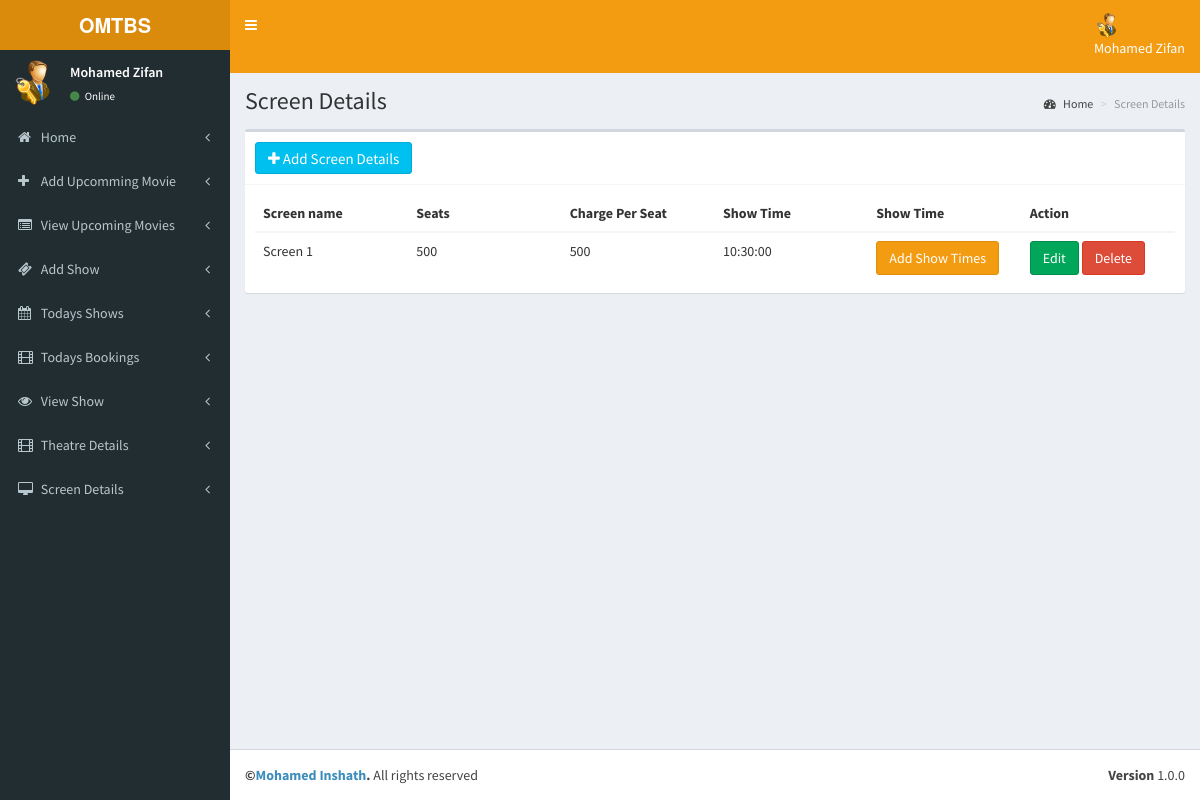
Screenshot of /OMTBS/theater/pages/screen_info.php (signed in) with the database file from the repository.
### tables this page shows
CREATE TABLE `tbl_screens` (
  `screen_id` int(11) NOT NULL,
  `t_id` int(11) NOT NULL COMMENT 'theatre id',
  `screen_name` varchar(110) NOT NULL,
  `seats` int(11) NOT NULL COMMENT 'number of seats',
  `charge` int(11) NOT NULL
);

CREATE TABLE `tbl_show_time` (
  `st_id` int(11) NOT NULL,
  `screen_id` int(11) NOT NULL,
  `name` varchar(40) NOT NULL COMMENT 'noon,second,etc',
  `start_time` time NOT NULL
);

### OMTBS/theater/pages/screen_info.php (the view, shortened to what this page needs)
<?php
include('../partials/header.php');
?>
<div class="content-wrapper">
    <section class="content-header">
        <h1>
            Screen Details
        </h1>
        <ol class="breadcrumb">
            <li><a href="../pages/dashboard.php"><i class="fa fa-dashboard"></i> Home</a></li>
            <li class="active">Screen Details</li>
        </ol>
    </section>
    <section class="content">
        <div class="box">
            <div class="box-header with-border">
            <button class="btn btn-info box-title my-4"><a href="add_screen.php" style="color: white; font-size :smaller;"><i class="fa fa-plus"></i> Add Screen Details</a></button>
            </div>
            <div class="box-body">
                <table class="table">
                    <thead>
                        <tr>
                            <th class="col-md-2">
                                Screen name
                            </th>
                            <th class="col-md-2">
                                Seats
                            </th>
                            <th class="col-md-2">
                                Charge Per Seat
                            </th>
                            <th class="col-md-2">
                                Show Time
                            </th>
                            <th class="col-md-2">
                                Show Time
                            </th>
                            <th class="col-md-3">
                                Action
                            </th>
                        </tr>
                    </thead>
                    <?php
                    $qry = "SELECT * FROM `tbl_screens` WHERE  t_id = '" . $_SESSION['theater_id'] . "'";
                    $result = mysqli_query($conn, $qry);
                    while ($row = mysqli_fetch_assoc($result)) {
                    ?>
                        <tbody>
                            <tr>
                                <td> <?php echo $row['screen_name']; ?> </td>
                                <td> <?php echo $row['seats']; ?> </td>
                                <td> <?php echo $row['charge']; ?> </td>
                                <?php
                                    $qry2 = "SELECT `start_time` FROM `tbl_show_time` WHERE screen_id = '".$row['screen_id']."'";
                                    $result2 = mysqli_query($conn, $qry2);
                                    $row2 = mysqli_fetch_assoc($result2)
                                ?>
                                <td><?php echo $row2['start_time']; ?></td>
                                <td><a href="../pages/add_show_time.php?addid=<?php echo $row['screen_id']; ?>" class="btn btn-warning">Add Show Times</a></td>
                                <td>
                                    <a href="../pages/update_screen.php?updateid=<?php echo $row['screen_id']; ?>" class="btn btn-success">Edit</a>
                                    <a href="../backend/delete_screen.php?deleteid=<?php echo $row['screen_id']; ?>" class="btn btn-danger">Delete</a>
                                </td>
                            </tr>
                        </tbody>
                    <?php
                    }
                    ?>
                </table>
            </div>
        </div>
    </section>
</div>
<?php
include('../partials/footer.php');
?>

### rows the page displays
tbl_screens: screen_name "Screen 1", seats "500", charge "500", tbl_show_time.start_time "10:30:00"

### other values shown
$_SESSION['theater_name'] "Mohamed Zifan"
